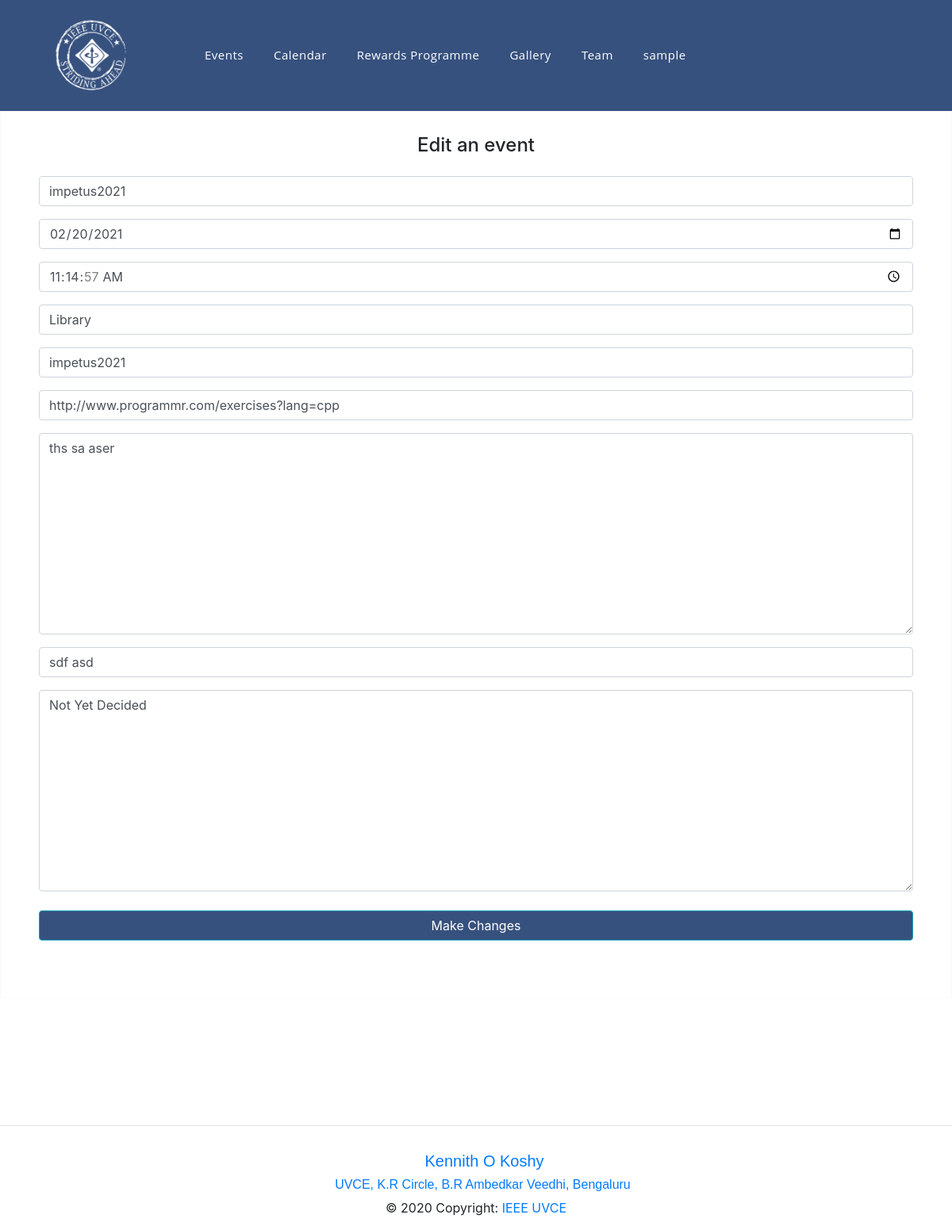
Before: /events/impetus2021/edit (signed in) with the older database file.
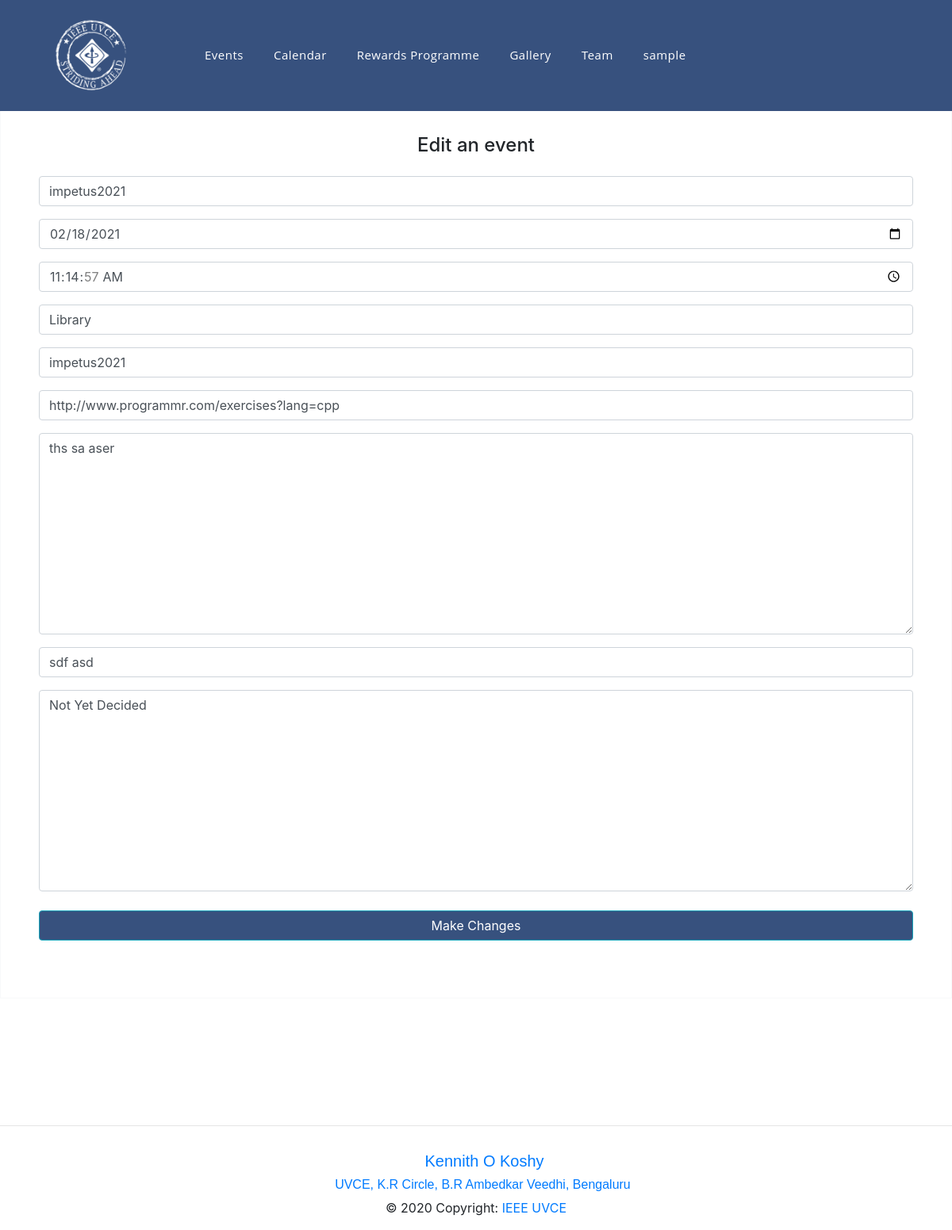
After: the same page with the newer database file.
### events/models.py (models this page shows, shortened)
class Event(models.Model):
    event_name = models.CharField(max_length=200)
    slug = models.SlugField(max_length=400)
    date = models.DateField()
    time = models.TimeField()
    location = models.CharField(max_length=100)
    reg = models.URLField(blank=True)
    description = models.TextField(max_length=1000, blank=True)
    created = models.DateTimeField(auto_now_add=True)
    orgzer = models.CharField(max_length=200)
    winners = models.TextField(blank=True, default='Not Yet Decided')
    author = models.ForeignKey(User, default=None, on_delete=models.CASCADE)
    is_approved = models.BooleanField(default=False, blank=True)
    approved_by = models.CharField(
        max_length=40,  null=True, blank=True, default=" ")
    class Meta:
        verbose_name = "Event"
        verbose_name_plural = "Events"

### events/views.py (the view)
# urls.py: path('<slug>/edit', views.edit_view, name='edit'),
@login_required(login_url="/accounts/login/")
def edit_view(request, slug):
    context = {}
    if request.user.is_sig_head:
        event = get_object_or_404(Event, slug=slug)
        if request.POST:
            form = UpdateBlogPostForm(
                request.POST or None, request.FILES or None, instance=event)
            if form.is_valid():
                obj = form.save(commit=False)
                obj.save()
                context['success_message'] = 'Updated '
                event = obj
                return redirect('articles:dashboard')
        else:
            form = UpdateBlogPostForm(
                initial={
                    "event_name": event.event_name,
                    'date': event.date,
                    'reg': event.reg,
                    'time': event.time,
                    'location': event.location,
                    'orgzer': event.orgzer,
                    'winners': event.winners,
                    'description': event.description,
                    'slug': event.slug,
                }
            )
        return render(request, 'events/edit.html', {'form': form})
    else:
        return redirect('articles:s_dashboard')

### events/templates/events/edit.html (shortened to what this page needs)
{% extends 'base.html' %} {% block content %}
<form
  class="text-center border border-light p-5"
  method="POST"
  enctype="multipart/form-data"
>
  <p class="h4 mb-4">Edit an event</p>
  {% csrf_token %} {% for field in form %}
  <p>
    {{field}}
  </p>
  {% endfor %}
  <button
    class="btn btn-info btn-block my-4"
    style="background-color: #37517e"
    type="submit"
  >
    Make Changes
  </button>
</form>
{% endblock %}

Changed rows visible on the page:
changed Event "impetus2021": date "02/20/2021" → "02/18/2021"
